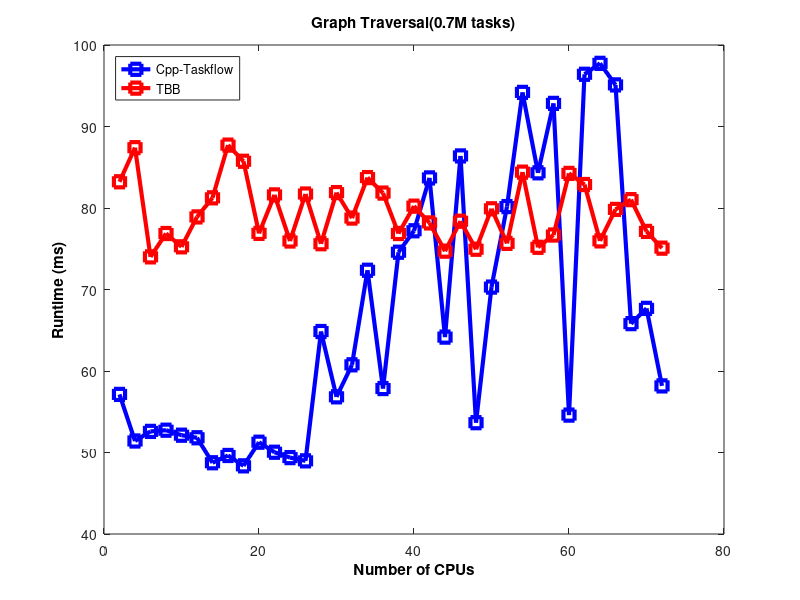

The MATLAB script that drew this image:
%upload data
graph_traversal02_tf = load("graph_traversal02_tf.txt");
graph_traversal02_tbb = load("graph_traversal02_tbb.txt");

%plotting
plot(graph_traversal02_tf(:,1), graph_traversal02_tf(:,2), 'linewidth',3,'-sb','MarkerSize',8,
    graph_traversal02_tbb(:,1), graph_traversal02_tbb(:,2), 'linewidth',3,'-sr','MarkerSize',8);

xlabel('Number of CPUs','Color','black','FontWeight','bold');
ylabel('Runtime (ms)','Color','black','FontWeight','bold');

title('Graph Traversal(0.7M tasks)','Color','black','FontWeight','bold');
%'north', 'south', 'east', 'west', 'northeast', 'southeast', 'northwest', 'southwest'
legend('Cpp-Taskflow','TBB','Location','northwest');